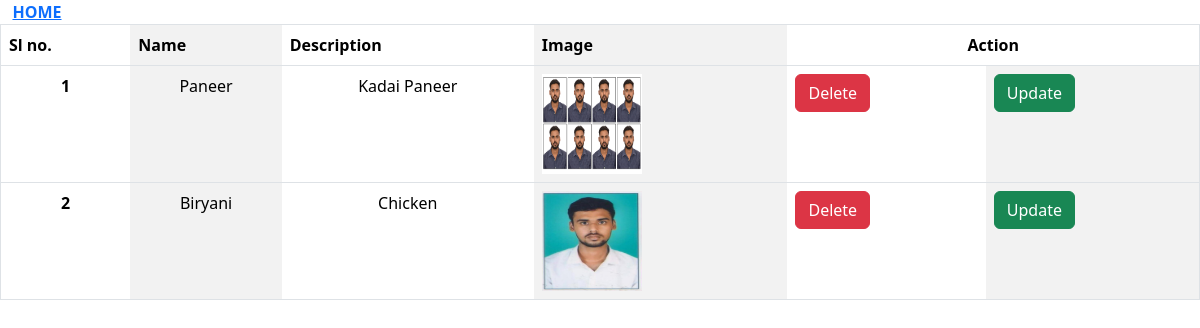
/details, run on an earlier commit of the app's database.
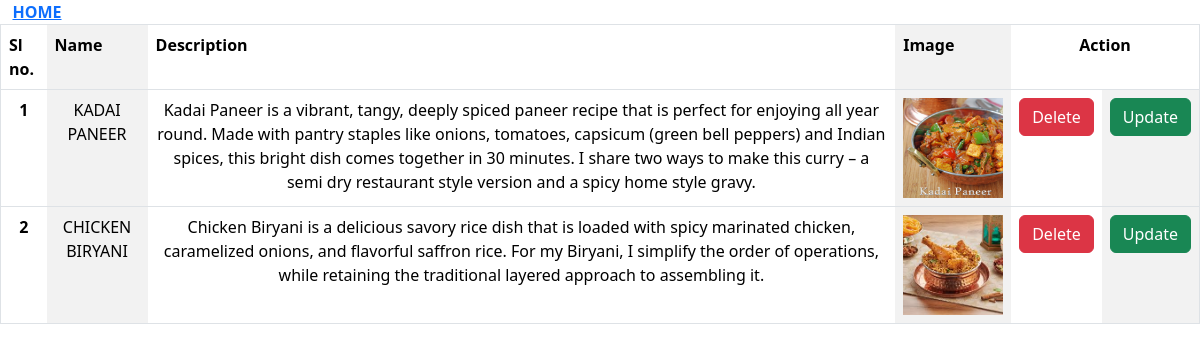
And on a later commit of the database.
### Vege_app/models.py (models this page shows, shortened)
class Receipe(models.Model):
    receipe_name = models.CharField(max_length=100)
    receipe_description = models.TextField()
    receipe_image = models.ImageField(upload_to="receipe")

### Vege_app/views.py (the view)
# urls.py: path('details', details, name="details"),
def details(request):
    queryset = Receipe.objects.all()
    context = {'receipes': queryset }
    return render(request, 'receipe_detail.html', context)

### Vege_app/templates/receipe_detail.html (shortened to what this page needs)
{% extends "base.html" %}
{% load static %}
{% block start %}
<table border="1" align="center" class="table table-striped-columns">
    <a href="/"><b>HOME</b></a>
    <tr>
        <td><b>Sl no.</b></td>
        <td><b>Name</b></td>
        <td><b>Description</b></td>
        <td><b>Image</b></td>
        <td colspan="2" align="center"><b>Action</b></td>
    </tr>
{% for i in receipes %}
<tr>
    <td align="center"><b>{{ forloop.counter }}</b></td>
    <td align="center">{{ i.receipe_name }}</td>
    <td align="center">{{ i.receipe_description }}</td>
    <td><img src="{{i.receipe_image}}" width="100" height="100" ></td>
    <td><a href="/delete-receipe/{{i.id}}/" class="btn btn-danger">Delete</a></td>
    <td><a href="/update-receipe/{{i.id}}/" class="btn btn-success">Update</a></td>
</tr>
{% endfor %}
</table>
{% endblock %}

### Vege_app/templates/base.html (shortened to what this page needs)
<!DOCTYPE html>
<html>
<head>
<link href="https://cdn.jsdelivr.net/npm/bootstrap@5.3.3/dist/css/bootstrap.min.css" rel="stylesheet">
</head>
<body>
{% block start %}
{% endblock %}
</body>
</html>

What changed in the data, as far as the page shows it:
removed Receipe: receipe_name "Paneer", receipe_description "Kadai Paneer", receipe_image (picture)
removed Receipe: receipe_name "Biryani", receipe_description "Chicken", receipe_image (picture)
added Receipe: receipe_name "KADAI PANEER", receipe_description "Kadai Paneer is a vibrant, tangy, deeply spiced paneer recipe that is perfect for enjoying all year round. Made with pantry staples like onions, tomatoes, capsicum (green bell peppers) and Indian spices, this bright dish comes together in 30 minutes. I share two ways to make this curry – a semi dry restaurant style version and a spicy home style gravy.", receipe_image (picture)
added Receipe: receipe_name "CHICKEN BIRYANI", receipe_description "Chicken Biryani is a delicious savory rice dish that is loaded with spicy marinated chicken, caramelized onions, and flavorful saffron rice. For my Biryani, I simplify the order of operations, while retaining the traditional layered approach to assembling it.", receipe_image (picture)
